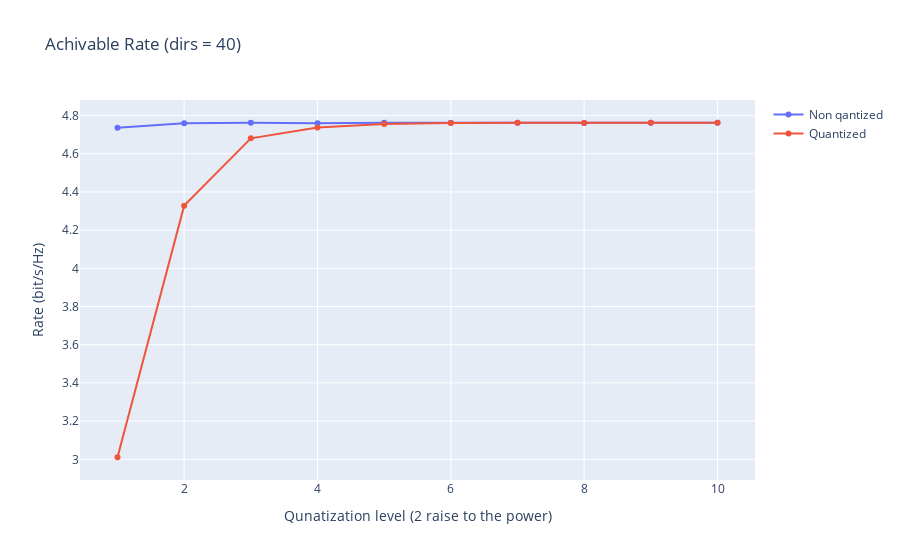

Notebook cell for this chart:
### Code cell
# Create traces for real part
mixfigure = go.Figure()
mixfigure.add_trace(go.Scatter(x=np.arange(1, 11), y=max_rates, mode='lines+markers', name='Non qantized'))
mixfigure.add_trace(go.Scatter(x=np.arange(1, 11), y=quantized_rate, mode='lines+markers', name='Quantized'))

# Add titles and labels
mixfigure.update_layout(
    title='Achivable Rate (dirs = 40)',
    xaxis_title='Qunatization level (2 raise to the power)',
    yaxis_title='Rate (bit/s/Hz)'
)

### Figure 1 — Plotly figure (JSON) as saved in the notebook; plotly's stock layout.template omitted (floating-point values rounded to 4 significant figures)
{"data": [{"mode": "lines+markers", "name": "Non qantized", "type": "scatter", "x": [1, 2, 3, 4, 5, 6, 7, 8, 9, 10], "y": [4.736, 4.76, 4.762, 4.76, 4.762, 4.762, 4.762, 4.761, 4.762, 4.761]}, {"mode": "lines+markers", "name": "Quantized", "type": "scatter", "x": [1, 2, 3, 4, 5, 6, 7, 8, 9, 10], "y": [3.011, 4.328, 4.681, 4.738, 4.756, 4.761, 4.762, 4.761, 4.762, 4.761]}], "layout": {"title": {"text": "Achivable Rate (dirs = 40)"}, "xaxis": {"title": {"text": "Qunatization level (2 raise to the power)"}}, "yaxis": {"title": {"text": "Rate (bit/s/Hz)"}}}}
